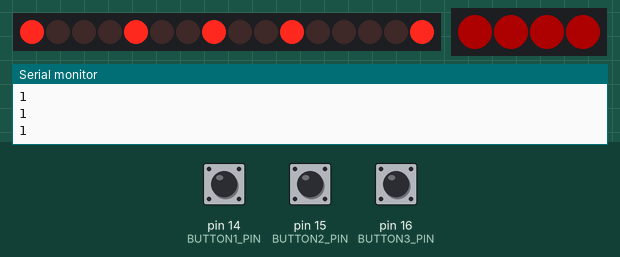
Bench run of a sketch on a simulated Arduino Uno, built with avr-gcc and run on an emulated ATmega328P. On the bench: 16 shift-register outputs drawn as a row of LEDs (first output left, lit = HIGH), 4 RGB LEDs in strip order, left to right, the last lines printed to the serial monitor. Wiring (inferred from the names in the program): 2 × shift register (74HC595): data pin 6; shift clock pin 7; latch pin 8. Wiring (inferred from the signals the program sends): row of LEDs: on Q0, Q1, Q2, Q3, Q4, Q5, Q6, Q7, Q8, Q9, Q10, Q11, Q12, Q13, Q14, Q15. The inputs (shaded band) are chosen by the test bench; at power-on: pin 14 (BUTTON1_PIN) HIGH, pin 15 (BUTTON2_PIN) HIGH, pin 16 (BUTTON3_PIN) LOW. Dim RGB values are drawn brighter than linear; the local clock reads 2024-03-15 10:24:30 at power-on unless the sketch sets it.

Above: at 1.27 s.
1.3 s: pin 14 (BUTTON1_PIN) pulled LOW for 0.25 s
At 2.45 s:
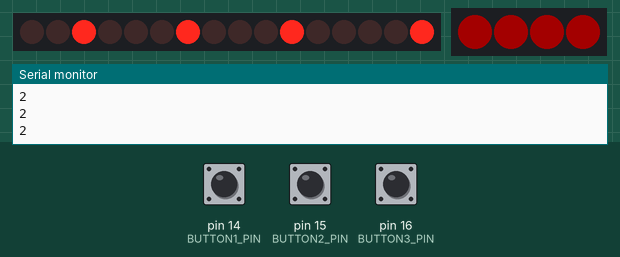
3.1 s: pin 15 (BUTTON2_PIN) pulled LOW for 0.25 s
At 3.57 s:
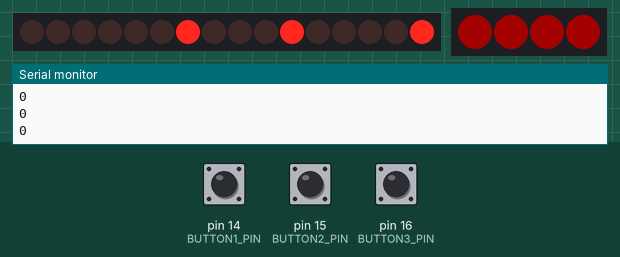
5.1 s: pin 16 (BUTTON3_PIN) pulled HIGH for 0.25 s
At 5.8 s:
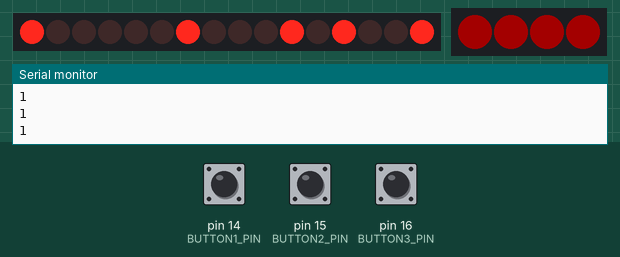
7.0 s: pin 15 (BUTTON2_PIN) pulled LOW for 1 s
At 7.43 s:
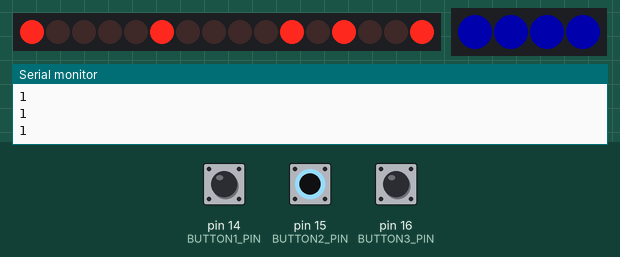
9.5 s: pin 14 (BUTTON1_PIN) pulled LOW for 1 s
At 9.82 s:
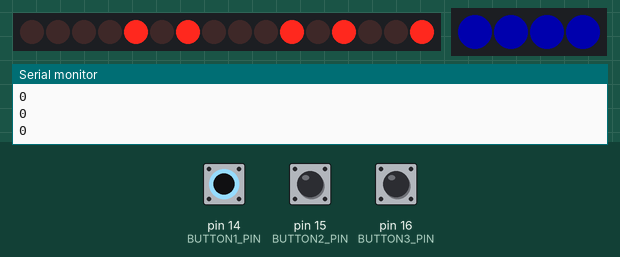
12.0 s: pin 16 (BUTTON3_PIN) pulled HIGH for 1 s
At 13.34 s:
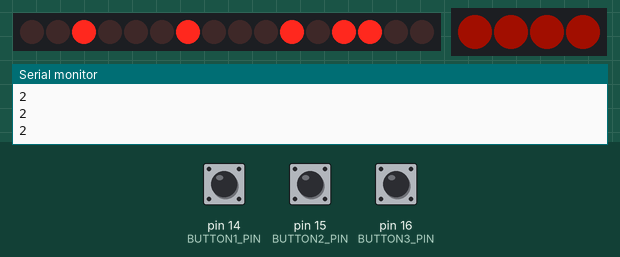
Timing chart, 0 to 17.2 s (numbered marks = the images above; inputs shaded):
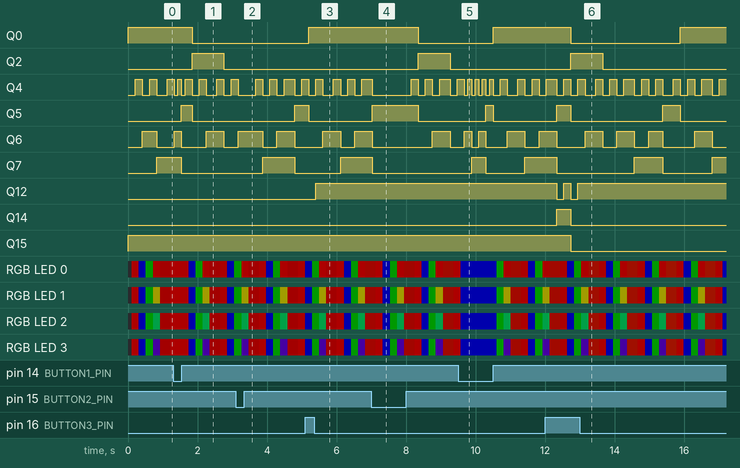

The sketch:

clock.ino
```cpp
#include <ThreeWire.h>
#include <RtcDS1302.h>
#include <FastLED.h>


#define LED_PIN     2
#define NUM_LEDS    4
#define BUTTON1_PIN 14
#define BUTTON2_PIN 15
#define BUTTON3_PIN 16

//shift register
#define LATCH_PIN 8
#define CLOCK_PIN 7
#define DATA_PIN 6

int nbr[10] = {0, 1, 4, 5, 8, 9, 12, 13, 2, 3}; // parce que je me suis trompée dans le branchement des pins (corrigé sur nouveau circuit)

CRGB leds[NUM_LEDS];
uint8_t hue(0);
int animation(0);

ThreeWire myWire(4,5,3); // DATA, CLK, RST
RtcDS1302<ThreeWire> Rtc(myWire);

RtcDateTime initRtc(RtcDS1302<ThreeWire>*);  //initialise RTC

void ledAnimation();

int h(0);
int m(0);
void buttonTime(int &h, int&m);

void setup () {
    Serial.begin(9600);

    // ----- RTC ------------
    Rtc.Begin();
    RtcDateTime compiled = initRtc(&Rtc);    //initialise RTC

    // ------- LED ---------------
    FastLED.addLeds<WS2812B, LED_PIN, GRB>(leds, NUM_LEDS);
    FastLED.setBrightness(50);

    // -------- BUTTON --------
    pinMode(BUTTON1_PIN, INPUT_PULLUP);
    pinMode(BUTTON2_PIN, INPUT_PULLUP);

    // ------ SHIFT REGISTER ------------------
    pinMode(LATCH_PIN, OUTPUT);
    pinMode(CLOCK_PIN, OUTPUT);
    pinMode(DATA_PIN, OUTPUT);
}


void loop () {
    RtcDateTime now = Rtc.GetDateTime();

    uint8_t hour = now.Hour() + h;
    uint8_t minute = now.Minute() + m;


    digitalWrite(LATCH_PIN, LOW);
    Serial.println(hour / 10);
    shiftOut(DATA_PIN, CLOCK_PIN, MSBFIRST, nbr[minute % 10] <<4 | nbr[minute / 10]);
    shiftOut(DATA_PIN, CLOCK_PIN, MSBFIRST, (nbr[hour % 10]) <<4 | nbr[hour / 10]);


    digitalWrite(LATCH_PIN, HIGH);

    ledAnimation();
    buttonTime(h, m);

    delay(100); // every 0.1 sec
}


RtcDateTime initRtc(RtcDS1302<ThreeWire>*){
    //Initialise RTC

     RtcDateTime compiled = RtcDateTime(__DATE__, __TIME__);
    if (!Rtc.IsDateTimeValid()) {
        /*Common Causes:
            1) first time you ran and the device wasn't running yet
            2) the battery on the device is low or even missing*/
        Serial.println("RTC lost confidence in the DateTime!");
        Rtc.SetDateTime(compiled);
    }

    if (Rtc.GetIsWriteProtected()){
        Serial.println("RTC was write protected, enabling writing now");
        Rtc.SetIsWriteProtected(false);
    }

    if (!Rtc.GetIsRunning()){
        Serial.println("RTC was not actively running, starting now");
        Rtc.SetIsRunning(true);
    }

    RtcDateTime now = Rtc.GetDateTime();
    if (now < compiled) {
        Serial.println("RTC is older than compile time!  (Updating DateTime)");
        Rtc.SetDateTime(compiled);
    }
    else if (now > compiled) {
        Serial.println("RTC is newer than compile time. (this is expected)");
    }
    else if (now == compiled) {
        Serial.println("RTC is the same as compile time! (not expected but all is fine)");
    }
}

void buttonTime(int &h, int&m){
    RtcDateTime now = Rtc.GetDateTime();
    byte buttonState2 = digitalRead(BUTTON2_PIN);
    byte buttonState3 = digitalRead(BUTTON3_PIN);
    uint8_t nowHour = now.Hour();
    uint8_t nowMinute = now.Minute();


    if (buttonState2 == HIGH){
        if( (nowHour + h) > 22){
            h = 0 - now.Hour() ;
        }
        else{
            h += 1;
        }

    }
    if (buttonState3 == HIGH){
        if( (nowMinute + m) > 58){
            m = 0 - now.Minute() ;
        }
        else{
            m += 1;
        }
    }
}


void ledAnimation(){

    byte buttonState = digitalRead(BUTTON1_PIN);


    if (buttonState == HIGH) {
        animation ++;
        if (animation == 5){
            animation = 0;
        }
        delay(100);
    }

    if (animation == 0){
        leds[0] = CHSV(80, 255, 127);
        for(int i(0); i<NUM_LEDS; i++){
            leds[i] = CHSV(hue, 255, 220);
        }

        EVERY_N_MILLISECONDS(50){
            hue++;
        }

        FastLED.show();

        delay(100);
    }
    else if(animation == 1){
        fill_solid(leds, NUM_LEDS, CRGB::Red);
        FastLED.show();

    }
    else if(animation == 2){
        fill_solid(leds, NUM_LEDS, CRGB::Blue);
        FastLED.show();

    }
    else if(animation == 3){
        fill_solid(leds, NUM_LEDS, CRGB::Green);
        FastLED.show();

    }
    else if(animation == 4){
        fill_rainbow(leds, NUM_LEDS, 0, 255/NUM_LEDS);
        FastLED.show();
    }

};
```
